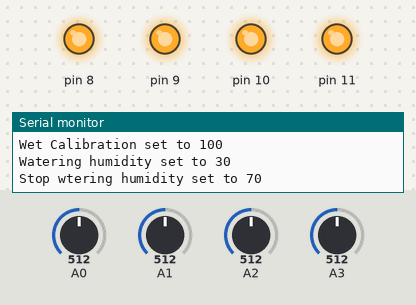
Bench run of a sketch on a simulated Arduino Uno, built with avr-gcc and run on an emulated ATmega328P. Parts: output pins drawn as LEDs (lit = HIGH), the last lines printed to the serial monitor. The test bench sets the inputs (shaded band); at power-on: A0 = 512, A1 = 512, A2 = 512, A3 = 512.

Above: at 0.4 s.
At 7.0 s:
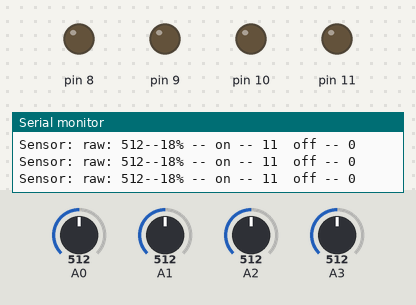
Timing chart, 0 to 8.5 s (numbered marks = the images above):
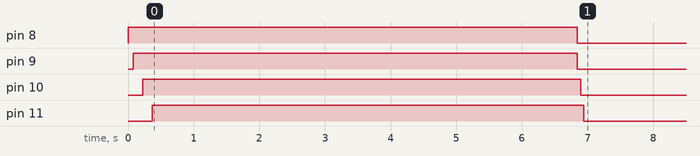

Measured:
- by itself, pin 8, pin 9: HIGH → LOW at 6.8 s
- by itself, pin 10, pin 11: HIGH → LOW at 6.9 s

The sketch:

plant_thing_prototype_code.ino
```cpp
#include "plant.h"
#include "moisture_sensor.h"
#include "pump.h"

#define ANAND (0)
#define BRYDEN (1)

#if ANAND
plant_t plant_1;
#endif

#if BRYDEN
plant_t plant_1;
plant_t plant_2;
plant_t plant_3;
plant_t plant_4;
#endif

void setup() {

  Serial.begin(9600);
#if ANAND
  //Plant 1
  plant_init(&plant_1, 2, A0);
  moisture_sensor_set_dry_calibration(&(plant_1.sensor), 495);
  moisture_sensor_set_wet_calibration(&(plant_1.sensor), 320);
  plant_set_watering_humidity(&plant_1, 30);
  plant_set_stop_watering_humidity(&plant_1, 70);
  Serial.println("Sensor1 initialized");
#endif

#if BRYDEN
  //Plant 1
  plant_init(&plant_1, A0, 8);
  moisture_sensor_set_dry_calibration(&(plant_1.sensor), 600);
  moisture_sensor_set_wet_calibration(&(plant_1.sensor), 100);
  plant_set_watering_humidity(&plant_1, 30);
  plant_set_stop_watering_humidity(&plant_1, 70);
  Serial.println("Sensor1 initialized");

  //Plant 2
  plant_init(&plant_2, A1, 9);
  moisture_sensor_set_dry_calibration(&(plant_2.sensor), 600);
  moisture_sensor_set_wet_calibration(&(plant_2.sensor), 100);
  plant_set_watering_humidity(&plant_2, 30);
  plant_set_stop_watering_humidity(&plant_2, 70);
  Serial.println("Sensor2 initialized");

  //Plant 3
  plant_init(&plant_3, A2, 10);
  moisture_sensor_set_dry_calibration(&(plant_3.sensor), 600);
  moisture_sensor_set_wet_calibration(&(plant_3.sensor), 100);
  plant_set_watering_humidity(&plant_3, 30);
  plant_set_stop_watering_humidity(&plant_3, 70);
  Serial.println("Sensor3 initialized");

  //Plant 4
  plant_init(&plant_4, A3, 11);
  moisture_sensor_set_dry_calibration(&(plant_4.sensor), 600);
  moisture_sensor_set_wet_calibration(&(plant_4.sensor), 100);
  plant_set_watering_humidity(&plant_4, 30);
  plant_set_stop_watering_humidity(&plant_4, 70);
  Serial.println("Sensor4 initialized");
#endif
}

void loop() {
#if ANAND
  check_plant(&plant_1);
#endif
#if BRYDEN
  check_plant(&plant_1);
  check_plant(&plant_2);
  check_plant(&plant_3);
  check_plant(&plant_4);
#endif
  Serial.println("--------");
  delay(500);
}
```

moisture_sensor.cpp
```cpp
#include "moisture_sensor.h"
#include <Arduino.h>


//Debug toggle
#define DEBUG (1)


bool moisture_sensor_initialized(moisture_sensor_t* sensor)
{
    if (sensor == NULL)
    {
        return false;
    }
    return true;
}

void moisture_sensor_init(moisture_sensor_t* sensor, int pin)
{
    if(sensor == NULL)
    {
        return;
    }
    sensor->pin = pin;
    sensor->calibrated_dry_reading = 550;
    sensor->calibrated_wet_reading = 150;
    sensor->humidity = 1000;
}

void moisture_sensor_set_dry_calibration(moisture_sensor_t* sensor, int dry)
{
    if(!moisture_sensor_initialized(sensor))
    {
        return;
    }
    sensor->calibrated_dry_reading = dry;
    if(DEBUG)
    {
        Serial.print("Dry Calibration set to ");
        Serial.println(sensor->calibrated_dry_reading);
    }
}

void moisture_sensor_set_wet_calibration(moisture_sensor_t* sensor, int wet)
{
    if(!moisture_sensor_initialized(sensor))
    {
        return;
    }
    sensor->calibrated_wet_reading = wet;
    if(DEBUG)
    {
        Serial.print("Wet Calibration set to ");
        Serial.println(sensor->calibrated_wet_reading);
    }
}

int moisture_sensor_get_humidity(moisture_sensor_t* sensor)
{
    if(!moisture_sensor_initialized(sensor))
    {
        return 1000;
    }
    int raw_value = analogRead(sensor->pin);
    if(DEBUG)
    {
        Serial.print("raw: ");
        Serial.print(raw_value);
        Serial.print("--");
    }
    sensor->humidity = map(raw_value, sensor->calibrated_wet_reading, sensor->calibrated_dry_reading, 100, 0);
    return sensor->humidity;
}
```

moisture_sensor.h
```cpp
#pragma once

typedef struct moisture_sensor
{
    int pin;
    int calibrated_dry_reading;
    int calibrated_wet_reading;
    int humidity;
} moisture_sensor_t;


bool moisture_sensor_initialized(moisture_sensor_t* sensor);
void moisture_sensor_init(moisture_sensor_t* sensor, int pin);
void moisture_sensor_set_dry_calibration(moisture_sensor_t* sensor, int dry);
void moisture_sensor_set_wet_calibration(moisture_sensor_t* sensor, int wet);
int moisture_sensor_get_humidity(moisture_sensor_t* sensor);
```

plant.cpp
```cpp
#include "plant.h"
#include "moisture_sensor.h"
#include <Arduino.h>

//Debug toggle
#define DEBUG (1)

static bool plant_initialized(plant_t* plant);

const int minimum_readings_before_actuate = 10;

static bool plant_initialized(plant_t* plant)
{
    if (plant == NULL || !moisture_sensor_initialized(&(plant->sensor)) || !pump_initialized(&(plant->pump)))
    {
        if(DEBUG)
        {
            if(!moisture_sensor_initialized(&(plant->sensor)))
            {
                Serial.println("moisture fail");
            }
            else if(!pump_initialized(&(plant->pump)))
            {
                Serial.println("pump fail");
            }
            else
            {
                Serial.println("null fail");
            }
        }
        return false;
    }
    return true;
}

void plant_init(plant_t* plant, int sensor, int pump)
{
    if (plant == NULL)
    {
        return;
    }

    moisture_sensor_init(&(plant->sensor), sensor);
    pump_init(&(plant->pump), pump);

    plant->on_ticks = 0;
    plant->off_ticks = 0;
    plant->watering_humidity = 30;
    plant->stop_watering_humidity = 70;
}

void check_plant(plant_t* plant)
{
    if (!plant_initialized(plant))
    {
        return;
    }

    if(DEBUG)
    {
        Serial.print("Sensor: ");
    }

    //get moisture
    int humidity = moisture_sensor_get_humidity(&(plant->sensor));
    if(DEBUG)
    {
        Serial.print(humidity);
        Serial.print("%");
        Serial.print(" -- ");
    }

    //solve ticks
    if(humidity < plant->watering_humidity)
    {
        plant->off_ticks = 0;
        plant->on_ticks += 1;
    }
    else if(humidity > plant->stop_watering_humidity)
    {
        plant->on_ticks = 0;
        plant->off_ticks += 1;
    }
    else
    {
        plant->on_ticks = 0;
        plant->off_ticks = 0;
    }

    //actuate
    if(plant->on_ticks > minimum_readings_before_actuate)
    {
        pump_on(&(plant->pump));
    }
    if(plant->off_ticks > minimum_readings_before_actuate)
    {
        pump_off(&(plant->pump));
    }

    if(DEBUG)
    {
        Serial.print("on -- ");
        Serial.print(plant->on_ticks);
        Serial.print("  off -- ");
        Serial.print(plant->off_ticks);
        Serial.println();
    }
}

void plant_set_watering_humidity(plant_t* plant, int val)
{
    if (!plant_initialized(plant))
    {
        return;
    }
    plant->watering_humidity = val;
    if(DEBUG)
    {
        Serial.print("Watering humidity set to ");
        Serial.println(plant->watering_humidity);
    }
}

void plant_set_stop_watering_humidity(plant_t* plant, int val)
{
    if (!plant_initialized(plant))
    {
        return;
    }
    plant->stop_watering_humidity = val;
    if(DEBUG)
    {
        Serial.print("Stop wtering humidity set to ");
        Serial.println(plant->stop_watering_humidity);
    }
}
```

plant.h
```cpp
#pragma once
#include "moisture_sensor.h"
#include "pump.h"

typedef struct plant
{
  moisture_sensor_t sensor;
  pump_t pump;
  int on_ticks;
  int off_ticks;
  int watering_humidity;
  int stop_watering_humidity;
} plant_t;

void plant_init(plant_t* plant, int sensor, int pump);

void check_plant(plant_t* plant);

void plant_set_watering_humidity(plant_t* plant, int val);

void plant_set_stop_watering_humidity(plant_t* plant, int val);
```

pump.cpp
```cpp
#include "pump.h"
#include <Arduino.h>

bool pump_initialized(pump_t* pump)
{
    if(pump == NULL)
    {
        return false;
    }
    return true;
}

void pump_init(pump_t* pump, int pin)
{
    if(pump == NULL)
    {
        return;
    }

    pump->pin = pin;

    pinMode(pin, OUTPUT);
    pump_off(pump);
}

void pump_on(pump_t* pump)
{
    if(!pump_initialized(pump))
    {
        return;
    }
    pump->state = LOW;
    digitalWrite(pump->pin, LOW);
}

void pump_off(pump_t* pump)
{
    if(!pump_initialized(pump))
    {
        return;
    }
    pump->state = HIGH;
    digitalWrite(pump->pin, HIGH);
}
```

pump.h
```cpp
#pragma once

typedef struct pump
{
    int pin;
    int state;
} pump_t;

bool pump_initialized(pump_t* pump);
void pump_init(pump_t* pump, int pin);
void pump_on(pump_t* pump);
void pump_off(pump_t* pump);
```
